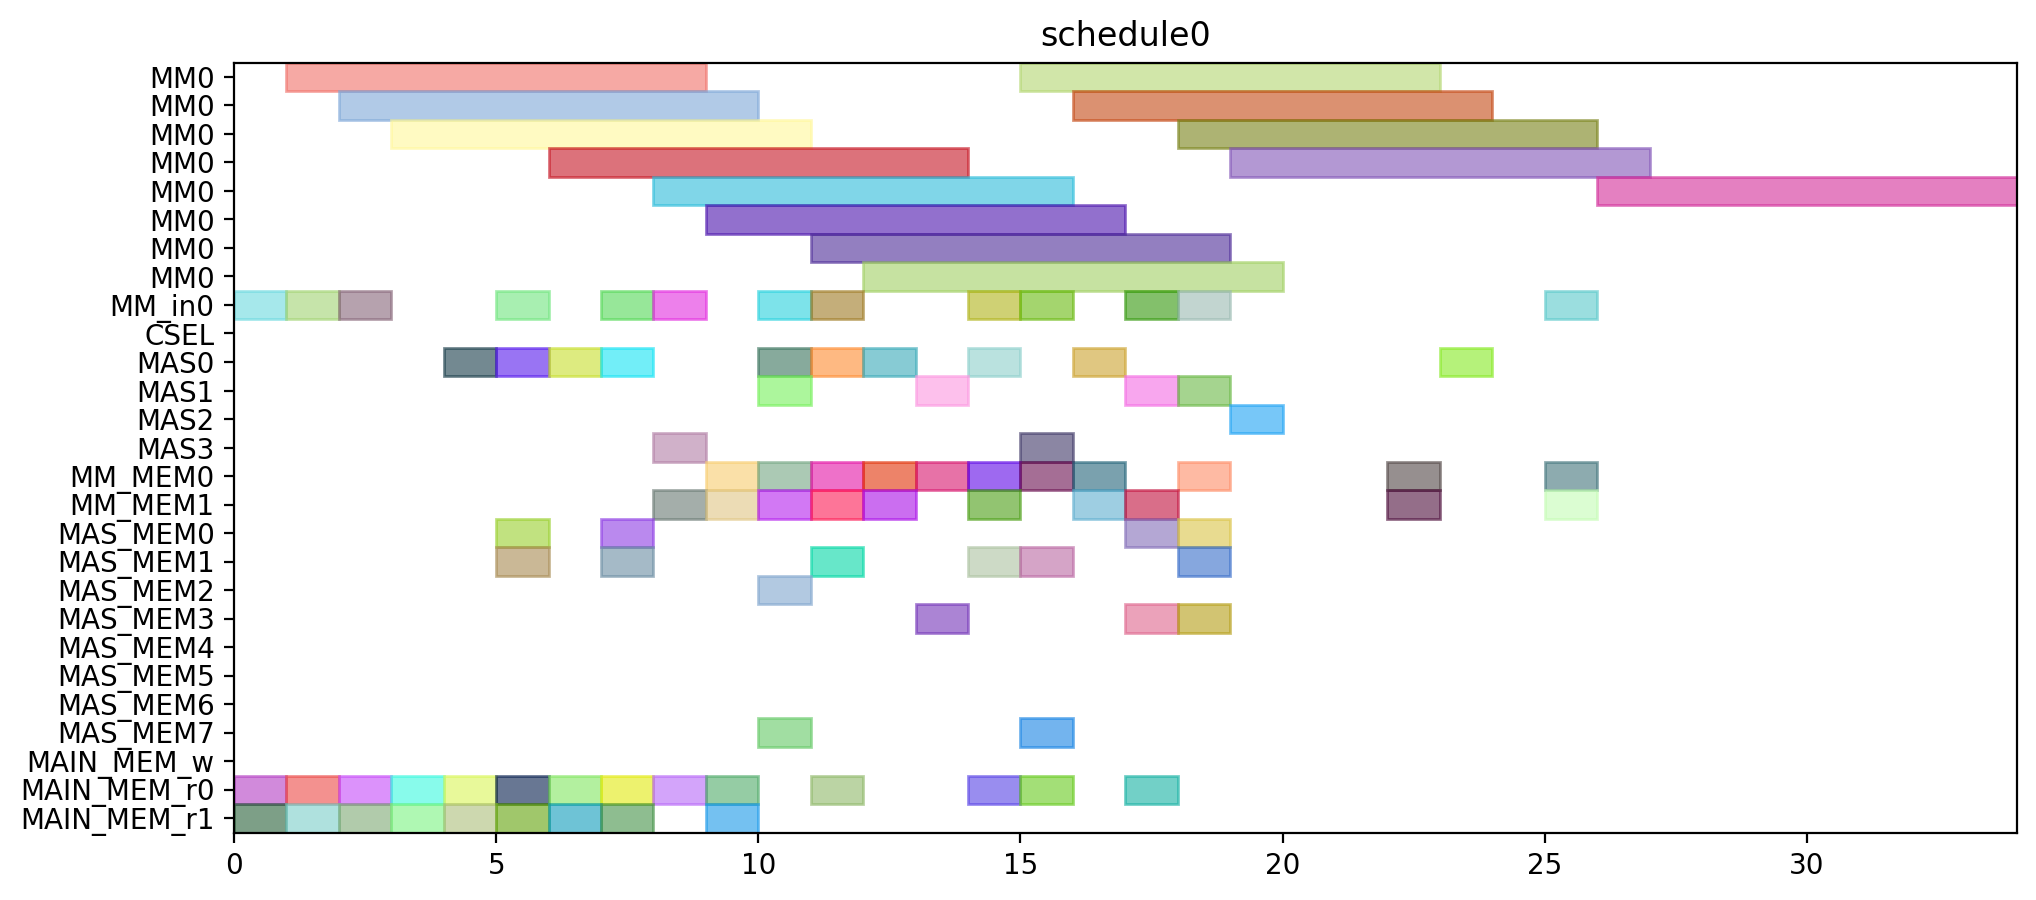

Reproduce this figure in Python.
from pyschedule import Scenario, solvers, plotters, alt


def solve():
	horizon = 120
	S = Scenario("schedule0", horizon=horizon)

	# resource
	MM = S.Resources('MM', num=1, size=8)
	MM_in = S.Resources('MM_in', num=1)
	CSEL = S.Resource('CSEL')
	MAS = S.Resources('MAS', num=4, size=1, periods=range(1, horizon))
	MM_MEM = S.Resources('MM_MEM', num=2)
	MAS_MEM = S.Resources('MAS_MEM', num=8)
	MAIN_MEM_w = S.Resource('MAIN_MEM_w', size=1)
	MAIN_MEM_r = S.Resources('MAIN_MEM_r', num=2)

	# result of previous scheduling

	# new tasks
	t0 = S.Task('t0', length=8, delay_cost=1)
	t0 += alt(MM)
	t0_in = S.Task('t0_in', length=1, delay_cost=1)
	t0_in += alt(MM_in)
	S += t0_in*MM_in[0]<=t0*MM[0]
	t0_mem0 = S.Task('t0_mem0', length=1, delay_cost=1)
	t0_mem0 += MAIN_MEM_r[0]
	S += t0_mem0 <= t0

	t0_mem1 = S.Task('t0_mem1', length=1, delay_cost=1)
	t0_mem1 += MAIN_MEM_r[1]
	S += t0_mem1 <= t0

	t1 = S.Task('t1', length=8, delay_cost=1)
	t1 += alt(MM)
	t1_in = S.Task('t1_in', length=1, delay_cost=1)
	t1_in += alt(MM_in)
	S += t1_in*MM_in[0]<=t1*MM[0]
	t1_mem0 = S.Task('t1_mem0', length=1, delay_cost=1)
	t1_mem0 += MAIN_MEM_r[0]
	S += t1_mem0 <= t1

	t1_mem1 = S.Task('t1_mem1', length=1, delay_cost=1)
	t1_mem1 += MAIN_MEM_r[1]
	S += t1_mem1 <= t1

	t2 = S.Task('t2', length=8, delay_cost=1)
	t2 += alt(MM)
	t2_in = S.Task('t2_in', length=1, delay_cost=1)
	t2_in += alt(MM_in)
	S += t2_in*MM_in[0]<=t2*MM[0]
	t2_mem0 = S.Task('t2_mem0', length=1, delay_cost=1)
	t2_mem0 += MAIN_MEM_r[0]
	S += t2_mem0 <= t2

	t2_mem1 = S.Task('t2_mem1', length=1, delay_cost=1)
	t2_mem1 += MAIN_MEM_r[1]
	S += t2_mem1 <= t2

	t3 = S.Task('t3', length=1, delay_cost=1)
	t3 += alt(MAS)
	t3_mem0 = S.Task('t3_mem0', length=1, delay_cost=1)
	t3_mem0 += MAIN_MEM_r[0]
	S += t3_mem0 <= t3

	t3_mem1 = S.Task('t3_mem1', length=1, delay_cost=1)
	t3_mem1 += MAIN_MEM_r[1]
	S += t3_mem1 <= t3

	t4 = S.Task('t4', length=1, delay_cost=1)
	t4 += alt(MAS)
	t4_mem0 = S.Task('t4_mem0', length=1, delay_cost=1)
	t4_mem0 += MAIN_MEM_r[0]
	S += t4_mem0 <= t4

	t4_mem1 = S.Task('t4_mem1', length=1, delay_cost=1)
	t4_mem1 += MAIN_MEM_r[1]
	S += t4_mem1 <= t4

	t8 = S.Task('t8', length=1, delay_cost=1)
	t8 += alt(MAS)
	t8_mem0 = S.Task('t8_mem0', length=1, delay_cost=1)
	t8_mem0 += MAIN_MEM_r[0]
	S += t8_mem0 <= t8

	t8_mem1 = S.Task('t8_mem1', length=1, delay_cost=1)
	t8_mem1 += MAIN_MEM_r[1]
	S += t8_mem1 <= t8

	t9 = S.Task('t9', length=1, delay_cost=1)
	t9 += alt(MAS)
	t9_mem0 = S.Task('t9_mem0', length=1, delay_cost=1)
	t9_mem0 += MAIN_MEM_r[0]
	S += t9_mem0 <= t9

	t9_mem1 = S.Task('t9_mem1', length=1, delay_cost=1)
	t9_mem1 += MAIN_MEM_r[1]
	S += t9_mem1 <= t9

	t13 = S.Task('t13', length=1, delay_cost=1)
	t13 += alt(MAS)
	t13_mem0 = S.Task('t13_mem0', length=1, delay_cost=1)
	t13_mem0 += MAIN_MEM_r[0]
	S += t13_mem0 <= t13

	t13_mem1 = S.Task('t13_mem1', length=1, delay_cost=1)
	t13_mem1 += MAIN_MEM_r[1]
	S += t13_mem1 <= t13

	t14 = S.Task('t14', length=1, delay_cost=1)
	t14 += alt(MAS)
	t14_mem0 = S.Task('t14_mem0', length=1, delay_cost=1)
	t14_mem0 += MAIN_MEM_r[0]
	S += t14_mem0 <= t14

	t14_mem1 = S.Task('t14_mem1', length=1, delay_cost=1)
	t14_mem1 += MAIN_MEM_r[1]
	S += t14_mem1 <= t14

	t5 = S.Task('t5', length=8, delay_cost=1)
	t5 += alt(MM)
	t5_in = S.Task('t5_in', length=1, delay_cost=1)
	t5_in += alt(MM_in)
	S += t5_in*MM_in[0]<=t5*MM[0]
	t5_mem0 = S.Task('t5_mem0', length=1, delay_cost=1)
	t5_mem0 += alt(MAS_MEM)
	S += (t3*MAS[0])-1 < t5_mem0*MAS_MEM[0]
	S += (t3*MAS[1])-1 < t5_mem0*MAS_MEM[2]
	S += (t3*MAS[2])-1 < t5_mem0*MAS_MEM[4]
	S += (t3*MAS[3])-1 < t5_mem0*MAS_MEM[6]
	S += t5_mem0 <= t5

	t5_mem1 = S.Task('t5_mem1', length=1, delay_cost=1)
	t5_mem1 += alt(MAS_MEM)
	S += (t4*MAS[0])-1 < t5_mem1*MAS_MEM[1]
	S += (t4*MAS[1])-1 < t5_mem1*MAS_MEM[3]
	S += (t4*MAS[2])-1 < t5_mem1*MAS_MEM[5]
	S += (t4*MAS[3])-1 < t5_mem1*MAS_MEM[7]
	S += t5_mem1 <= t5

	t6 = S.Task('t6', length=1, delay_cost=1)
	t6 += alt(MAS)
	t6_mem0 = S.Task('t6_mem0', length=1, delay_cost=1)
	t6_mem0 += alt(MM_MEM)
	S += (t0*MM[0])-1 < t6_mem0*MM_MEM[0]
	S += t6_mem0 <= t6

	t6_mem1 = S.Task('t6_mem1', length=1, delay_cost=1)
	t6_mem1 += alt(MM_MEM)
	S += (t1*MM[0])-1 < t6_mem1*MM_MEM[1]
	S += t6_mem1 <= t6

	t10 = S.Task('t10', length=8, delay_cost=1)
	t10 += alt(MM)
	t10_in = S.Task('t10_in', length=1, delay_cost=1)
	t10_in += alt(MM_in)
	S += t10_in*MM_in[0]<=t10*MM[0]
	t10_mem0 = S.Task('t10_mem0', length=1, delay_cost=1)
	t10_mem0 += alt(MAS_MEM)
	S += (t8*MAS[0])-1 < t10_mem0*MAS_MEM[0]
	S += (t8*MAS[1])-1 < t10_mem0*MAS_MEM[2]
	S += (t8*MAS[2])-1 < t10_mem0*MAS_MEM[4]
	S += (t8*MAS[3])-1 < t10_mem0*MAS_MEM[6]
	S += t10_mem0 <= t10

	t10_mem1 = S.Task('t10_mem1', length=1, delay_cost=1)
	t10_mem1 += alt(MAS_MEM)
	S += (t9*MAS[0])-1 < t10_mem1*MAS_MEM[1]
	S += (t9*MAS[1])-1 < t10_mem1*MAS_MEM[3]
	S += (t9*MAS[2])-1 < t10_mem1*MAS_MEM[5]
	S += (t9*MAS[3])-1 < t10_mem1*MAS_MEM[7]
	S += t10_mem1 <= t10

	t11 = S.Task('t11', length=1, delay_cost=1)
	t11 += alt(MAS)
	t11_mem0 = S.Task('t11_mem0', length=1, delay_cost=1)
	t11_mem0 += alt(MM_MEM)
	S += (t1*MM[0])-1 < t11_mem0*MM_MEM[0]
	S += t11_mem0 <= t11

	t11_mem1 = S.Task('t11_mem1', length=1, delay_cost=1)
	t11_mem1 += alt(MM_MEM)
	S += (t2*MM[0])-1 < t11_mem1*MM_MEM[1]
	S += t11_mem1 <= t11

	t15 = S.Task('t15', length=8, delay_cost=1)
	t15 += alt(MM)
	t15_in = S.Task('t15_in', length=1, delay_cost=1)
	t15_in += alt(MM_in)
	S += t15_in*MM_in[0]<=t15*MM[0]
	t15_mem0 = S.Task('t15_mem0', length=1, delay_cost=1)
	t15_mem0 += alt(MAS_MEM)
	S += (t13*MAS[0])-1 < t15_mem0*MAS_MEM[0]
	S += (t13*MAS[1])-1 < t15_mem0*MAS_MEM[2]
	S += (t13*MAS[2])-1 < t15_mem0*MAS_MEM[4]
	S += (t13*MAS[3])-1 < t15_mem0*MAS_MEM[6]
	S += t15_mem0 <= t15

	t15_mem1 = S.Task('t15_mem1', length=1, delay_cost=1)
	t15_mem1 += alt(MAS_MEM)
	S += (t14*MAS[0])-1 < t15_mem1*MAS_MEM[1]
	S += (t14*MAS[1])-1 < t15_mem1*MAS_MEM[3]
	S += (t14*MAS[2])-1 < t15_mem1*MAS_MEM[5]
	S += (t14*MAS[3])-1 < t15_mem1*MAS_MEM[7]
	S += t15_mem1 <= t15

	t16 = S.Task('t16', length=1, delay_cost=1)
	t16 += alt(MAS)
	t16_mem0 = S.Task('t16_mem0', length=1, delay_cost=1)
	t16_mem0 += alt(MM_MEM)
	S += (t0*MM[0])-1 < t16_mem0*MM_MEM[0]
	S += t16_mem0 <= t16

	t16_mem1 = S.Task('t16_mem1', length=1, delay_cost=1)
	t16_mem1 += alt(MM_MEM)
	S += (t2*MM[0])-1 < t16_mem1*MM_MEM[1]
	S += t16_mem1 <= t16

	t19 = S.Task('t19', length=8, delay_cost=1)
	t19 += alt(MM)
	t19_in = S.Task('t19_in', length=1, delay_cost=1)
	t19_in += alt(MM_in)
	S += t19_in*MM_in[0]<=t19*MM[0]
	t19_mem0 = S.Task('t19_mem0', length=1, delay_cost=1)
	t19_mem0 += MAIN_MEM_r[0]
	S += t19_mem0 <= t19

	t19_mem1 = S.Task('t19_mem1', length=1, delay_cost=1)
	t19_mem1 += alt(MM_MEM)
	S += (t2*MM[0])-1 < t19_mem1*MM_MEM[1]
	S += t19_mem1 <= t19

	t24 = S.Task('t24', length=1, delay_cost=1)
	t24 += alt(MAS)
	t24_mem0 = S.Task('t24_mem0', length=1, delay_cost=1)
	t24_mem0 += alt(MM_MEM)
	S += (t0*MM[0])-1 < t24_mem0*MM_MEM[0]
	S += t24_mem0 <= t24

	t24_mem1 = S.Task('t24_mem1', length=1, delay_cost=1)
	t24_mem1 += alt(MM_MEM)
	S += (t0*MM[0])-1 < t24_mem1*MM_MEM[1]
	S += t24_mem1 <= t24

	t26 = S.Task('t26', length=8, delay_cost=1)
	t26 += alt(MM)
	t26_in = S.Task('t26_in', length=1, delay_cost=1)
	t26_in += alt(MM_in)
	S += t26_in*MM_in[0]<=t26*MM[0]
	t26_mem0 = S.Task('t26_mem0', length=1, delay_cost=1)
	t26_mem0 += MAIN_MEM_r[0]
	S += t26_mem0 <= t26

	t26_mem1 = S.Task('t26_mem1', length=1, delay_cost=1)
	t26_mem1 += alt(MM_MEM)
	S += (t2*MM[0])-1 < t26_mem1*MM_MEM[1]
	S += t26_mem1 <= t26

	t7 = S.Task('t7', length=1, delay_cost=1)
	t7 += alt(MAS)
	t7_mem0 = S.Task('t7_mem0', length=1, delay_cost=1)
	t7_mem0 += alt(MM_MEM)
	S += (t5*MM[0])-1 < t7_mem0*MM_MEM[0]
	S += t7_mem0 <= t7

	t7_mem1 = S.Task('t7_mem1', length=1, delay_cost=1)
	t7_mem1 += alt(MAS_MEM)
	S += (t6*MAS[0])-1 < t7_mem1*MAS_MEM[1]
	S += (t6*MAS[1])-1 < t7_mem1*MAS_MEM[3]
	S += (t6*MAS[2])-1 < t7_mem1*MAS_MEM[5]
	S += (t6*MAS[3])-1 < t7_mem1*MAS_MEM[7]
	S += t7_mem1 <= t7

	t12 = S.Task('t12', length=1, delay_cost=1)
	t12 += alt(MAS)
	t12_mem0 = S.Task('t12_mem0', length=1, delay_cost=1)
	t12_mem0 += alt(MM_MEM)
	S += (t10*MM[0])-1 < t12_mem0*MM_MEM[0]
	S += t12_mem0 <= t12

	t12_mem1 = S.Task('t12_mem1', length=1, delay_cost=1)
	t12_mem1 += alt(MAS_MEM)
	S += (t11*MAS[0])-1 < t12_mem1*MAS_MEM[1]
	S += (t11*MAS[1])-1 < t12_mem1*MAS_MEM[3]
	S += (t11*MAS[2])-1 < t12_mem1*MAS_MEM[5]
	S += (t11*MAS[3])-1 < t12_mem1*MAS_MEM[7]
	S += t12_mem1 <= t12

	t17 = S.Task('t17', length=1, delay_cost=1)
	t17 += alt(MAS)
	t17_mem0 = S.Task('t17_mem0', length=1, delay_cost=1)
	t17_mem0 += alt(MM_MEM)
	S += (t15*MM[0])-1 < t17_mem0*MM_MEM[0]
	S += t17_mem0 <= t17

	t17_mem1 = S.Task('t17_mem1', length=1, delay_cost=1)
	t17_mem1 += alt(MAS_MEM)
	S += (t16*MAS[0])-1 < t17_mem1*MAS_MEM[1]
	S += (t16*MAS[1])-1 < t17_mem1*MAS_MEM[3]
	S += (t16*MAS[2])-1 < t17_mem1*MAS_MEM[5]
	S += (t16*MAS[3])-1 < t17_mem1*MAS_MEM[7]
	S += t17_mem1 <= t17

	t25 = S.Task('t25', length=1, delay_cost=1)
	t25 += alt(MAS)
	t25_mem0 = S.Task('t25_mem0', length=1, delay_cost=1)
	t25_mem0 += alt(MM_MEM)
	S += (t0*MM[0])-1 < t25_mem0*MM_MEM[0]
	S += t25_mem0 <= t25

	t25_mem1 = S.Task('t25_mem1', length=1, delay_cost=1)
	t25_mem1 += alt(MAS_MEM)
	S += (t24*MAS[0])-1 < t25_mem1*MAS_MEM[1]
	S += (t24*MAS[1])-1 < t25_mem1*MAS_MEM[3]
	S += (t24*MAS[2])-1 < t25_mem1*MAS_MEM[5]
	S += (t24*MAS[3])-1 < t25_mem1*MAS_MEM[7]
	S += t25_mem1 <= t25

	t29 = S.Task('t29', length=1, delay_cost=1)
	t29 += alt(MAS)
	t29_mem0 = S.Task('t29_mem0', length=1, delay_cost=1)
	t29_mem0 += alt(MM_MEM)
	S += (t0*MM[0])-1 < t29_mem0*MM_MEM[0]
	S += t29_mem0 <= t29

	t29_mem1 = S.Task('t29_mem1', length=1, delay_cost=1)
	t29_mem1 += alt(MM_MEM)
	S += (t26*MM[0])-1 < t29_mem1*MM_MEM[1]
	S += t29_mem1 <= t29

	t18 = S.Task('t18', length=8, delay_cost=1)
	t18 += alt(MM)
	t18_in = S.Task('t18_in', length=1, delay_cost=1)
	t18_in += alt(MM_in)
	S += t18_in*MM_in[0]<=t18*MM[0]
	t18_mem0 = S.Task('t18_mem0', length=1, delay_cost=1)
	t18_mem0 += MAIN_MEM_r[0]
	S += t18_mem0 <= t18

	t18_mem1 = S.Task('t18_mem1', length=1, delay_cost=1)
	t18_mem1 += alt(MAS_MEM)
	S += (t12*MAS[0])-1 < t18_mem1*MAS_MEM[1]
	S += (t12*MAS[1])-1 < t18_mem1*MAS_MEM[3]
	S += (t12*MAS[2])-1 < t18_mem1*MAS_MEM[5]
	S += (t12*MAS[3])-1 < t18_mem1*MAS_MEM[7]
	S += t18_mem1 <= t18

	t27 = S.Task('t27', length=8, delay_cost=1)
	t27 += alt(MM)
	t27_in = S.Task('t27_in', length=1, delay_cost=1)
	t27_in += alt(MM_in)
	S += t27_in*MM_in[0]<=t27*MM[0]
	t27_mem0 = S.Task('t27_mem0', length=1, delay_cost=1)
	t27_mem0 += MAIN_MEM_r[0]
	S += t27_mem0 <= t27

	t27_mem1 = S.Task('t27_mem1', length=1, delay_cost=1)
	t27_mem1 += alt(MAS_MEM)
	S += (t12*MAS[0])-1 < t27_mem1*MAS_MEM[1]
	S += (t12*MAS[1])-1 < t27_mem1*MAS_MEM[3]
	S += (t12*MAS[2])-1 < t27_mem1*MAS_MEM[5]
	S += (t12*MAS[3])-1 < t27_mem1*MAS_MEM[7]
	S += t27_mem1 <= t27

	t28 = S.Task('t28', length=1, delay_cost=1)
	t28 += alt(MAS)
	t28_mem0 = S.Task('t28_mem0', length=1, delay_cost=1)
	t28_mem0 += alt(MAS_MEM)
	S += (t25*MAS[0])-1 < t28_mem0*MAS_MEM[0]
	S += (t25*MAS[1])-1 < t28_mem0*MAS_MEM[2]
	S += (t25*MAS[2])-1 < t28_mem0*MAS_MEM[4]
	S += (t25*MAS[3])-1 < t28_mem0*MAS_MEM[6]
	S += t28_mem0 <= t28

	t28_mem1 = S.Task('t28_mem1', length=1, delay_cost=1)
	t28_mem1 += alt(MM_MEM)
	S += (t26*MM[0])-1 < t28_mem1*MM_MEM[1]
	S += t28_mem1 <= t28

	t30 = S.Task('t30', length=8, delay_cost=1)
	t30 += alt(MM)
	t30_in = S.Task('t30_in', length=1, delay_cost=1)
	t30_in += alt(MM_in)
	S += t30_in*MM_in[0]<=t30*MM[0]
	t30_mem0 = S.Task('t30_mem0', length=1, delay_cost=1)
	t30_mem0 += MAIN_MEM_r[0]
	S += t30_mem0 <= t30

	t30_mem1 = S.Task('t30_mem1', length=1, delay_cost=1)
	t30_mem1 += alt(MAS_MEM)
	S += (t29*MAS[0])-1 < t30_mem1*MAS_MEM[1]
	S += (t29*MAS[1])-1 < t30_mem1*MAS_MEM[3]
	S += (t29*MAS[2])-1 < t30_mem1*MAS_MEM[5]
	S += (t29*MAS[3])-1 < t30_mem1*MAS_MEM[7]
	S += t30_mem1 <= t30

	t20 = S.Task('t20', length=1, delay_cost=1)
	t20 += alt(MAS)
	t20_mem0 = S.Task('t20_mem0', length=1, delay_cost=1)
	t20_mem0 += alt(MM_MEM)
	S += (t19*MM[0])-1 < t20_mem0*MM_MEM[0]
	S += t20_mem0 <= t20

	t20_mem1 = S.Task('t20_mem1', length=1, delay_cost=1)
	t20_mem1 += alt(MM_MEM)
	S += (t18*MM[0])-1 < t20_mem1*MM_MEM[1]
	S += t20_mem1 <= t20

	t31 = S.Task('t31', length=8, delay_cost=1)
	t31 += alt(MM)
	t31_in = S.Task('t31_in', length=1, delay_cost=1)
	t31_in += alt(MM_in)
	S += t31_in*MM_in[0]<=t31*MM[0]
	t31_mem0 = S.Task('t31_mem0', length=1, delay_cost=1)
	t31_mem0 += alt(MM_MEM)
	S += (t27*MM[0])-1 < t31_mem0*MM_MEM[0]
	S += t31_mem0 <= t31

	t31_mem1 = S.Task('t31_mem1', length=1, delay_cost=1)
	t31_mem1 += alt(MM_MEM)
	S += (t30*MM[0])-1 < t31_mem1*MM_MEM[1]
	S += t31_mem1 <= t31

	t35 = S.Task('t35', length=8, delay_cost=1)
	t35 += alt(MM)
	t35_in = S.Task('t35_in', length=1, delay_cost=1)
	t35_in += alt(MM_in)
	S += t35_in*MM_in[0]<=t35*MM[0]
	t35_mem0 = S.Task('t35_mem0', length=1, delay_cost=1)
	t35_mem0 += alt(MAS_MEM)
	S += (t7*MAS[0])-1 < t35_mem0*MAS_MEM[0]
	S += (t7*MAS[1])-1 < t35_mem0*MAS_MEM[2]
	S += (t7*MAS[2])-1 < t35_mem0*MAS_MEM[4]
	S += (t7*MAS[3])-1 < t35_mem0*MAS_MEM[6]
	S += t35_mem0 <= t35

	t35_mem1 = S.Task('t35_mem1', length=1, delay_cost=1)
	t35_mem1 += alt(MAS_MEM)
	S += (t28*MAS[0])-1 < t35_mem1*MAS_MEM[1]
	S += (t28*MAS[1])-1 < t35_mem1*MAS_MEM[3]
	S += (t28*MAS[2])-1 < t35_mem1*MAS_MEM[5]
	S += (t28*MAS[3])-1 < t35_mem1*MAS_MEM[7]
	S += t35_mem1 <= t35

	solvers.mip.solve(S,msg=1,kind='CPLEX',ratio_gap=1.01)

	solution = [['hoge']*len(S.solution()[1]) for i in range(len(S.solution()))]
	for i in range(len(S.solution())):
		for j in range(len(S.solution()[i])):
			solution[i][j]=str(S.solution()[i][j])
	print(solution)

	cycles = int(solution[-1][3])

	pic_file_name = "/home/mfukuda/ABE/multiRAM_multiMAS_16mux/scheduling_result/stage8MM1_stage1MAS4/EP_ADD_A_ANY/schedule0.png"
	if(S.solution() != []):
		plotters.matplotlib.plot(S,img_filename=pic_file_name, show_task_labels=False, fig_size=(cycles*0.25+3, 5))

	return solution
